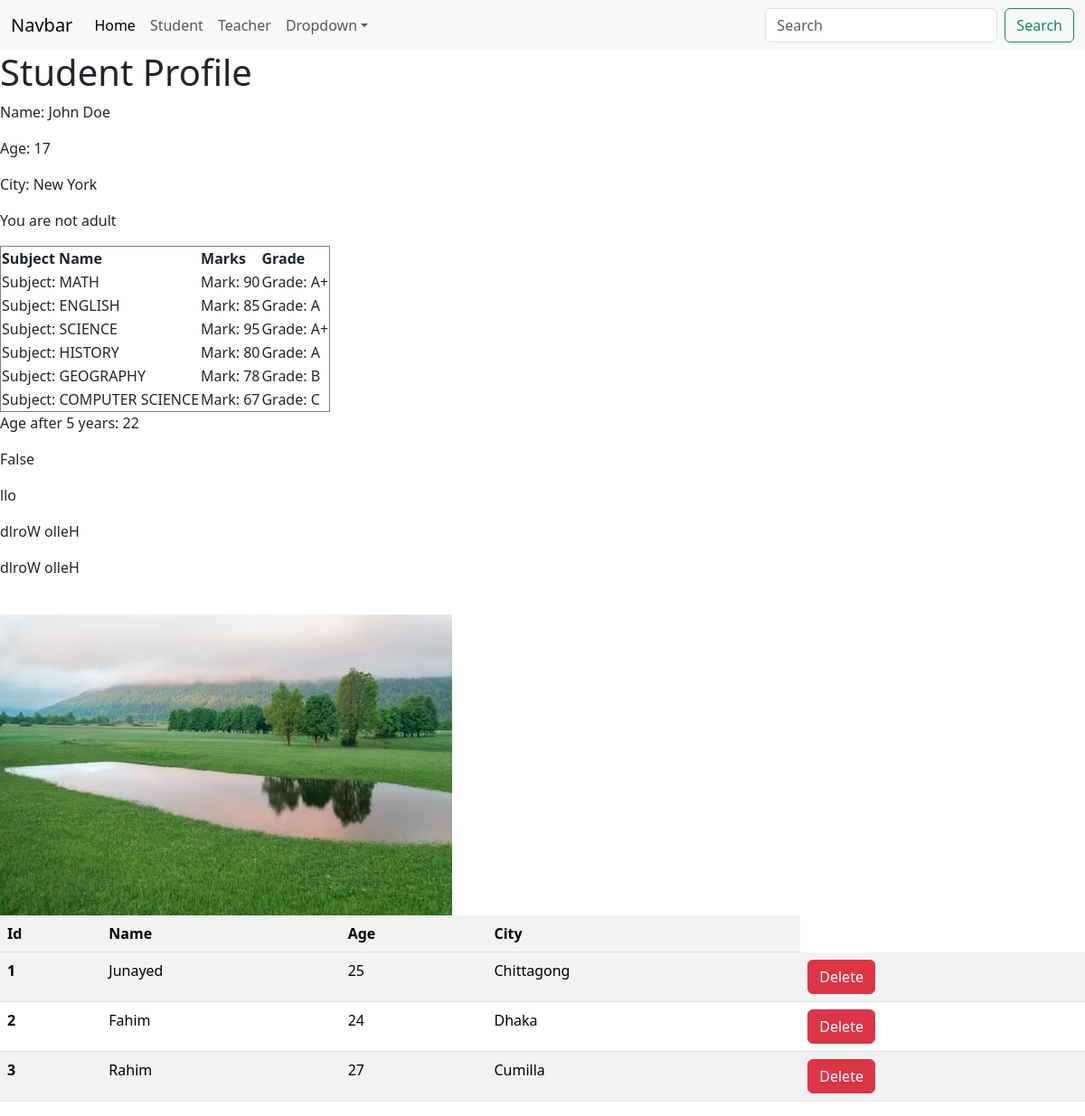
The app's page /student/profile/ with its own data.
### student/models.py (models this page shows, shortened)
class Student(models.Model):
    name = models.CharField(max_length=50,verbose_name="Student Name")
    roll = models.IntegerField(unique=True,verbose_name="ID number")
    age = models.IntegerField(null=True,verbose_name="Age")
    city = models.CharField(max_length=50,verbose_name="City Name")

### student/views.py (the view)
# urls.py: path('profile/', views.profile,name='student_profile'),
def profile(request):
    user_data = {
        'name': 'John Doe',
        'age': 17,
        'city': 'New York',
        'country': 'USA',
    }
    marks=[
        {
            'subject':'Math',
            'marks':90
        },
        {
            'subject':'English',
            'marks':85
        },
        {
            'subject':'Science',
            'marks':95
        },
        {
            'subject':'History',
            'marks':80
        } ,
        {
            'subject':'Geography',
            'marks':78
        },
        {
            'subject':'Computer Science',
            'marks':67
        }
    ]
    student_data = models.Student.objects.all()
    return render(request,"student/profile.html",{
        'user': user_data,
        'marks': marks,
        'student_data': student_data
    })

### student/templates/student/profile.html (shortened to what this page needs)
{% load static %}
<!DOCTYPE html>
<html lang="en">
  <head>
    <link href="https://cdn.jsdelivr.net/npm/bootstrap@5.3.3/dist/css/bootstrap.min.css" rel="stylesheet" />
  </head>
  <body>
    <nav class="navbar navbar-expand-lg navbar-light bg-light sticky-top">
      <div class="container-fluid">
        <a class="navbar-brand" href="#">Navbar</a>
        <div class="collapse navbar-collapse" id="navbarSupportedContent">
          <ul class="navbar-nav me-auto mb-2 mb-lg-0">
            <li class="nav-item">
              <a class="nav-link active" aria-current="page" href="{% url 'home' %}">Home</a>
            </li>
            <li class="nav-item">
              <a class="nav-link" href="{% url 'student_profile' %}">Student</a>
            </li>
            <li class="nav-item">
              <a class="nav-link" href="{% url 'teacher_profile' %}">Teacher</a>
            </li>
            <li class="nav-item dropdown">
              <a class="nav-link dropdown-toggle" href="#" id="navbarDropdown" role="button" data-bs-toggle="dropdown" aria-expanded="false">Dropdown</a>
            </li>
          </ul>
          <form class="d-flex">
            <input class="form-control me-2" type="search" placeholder="Search" aria-label="Search" />
            <button class="btn btn-outline-success" type="submit">Search</button>
          </form>
        </div>
      </div>
    </nav>
    <h1>Student Profile</h1>
    <p>Name: {{ user.name }}</p>
    <p>Age: {{ user.age }}</p>
    <p>City: {{ user.city }}</p>
    {% if age > 18 %}
      <p>You are Adult</p>
    {% else %}
      <p>You are not adult</p>
    {% endif %}
    <table border="1">
      <tr>
        <th>Subject Name</th>
        <th>Marks</th>
        <th>Grade</th>
      </tr>
      {% for mark in marks %}
        <tr>
          <td>Subject: {{ mark.subject|upper }}</td>
          <td>Mark: {{ mark.marks }}</td>
          <td>
            {% if mark.marks > 89 %}
              Grade: A+
            {% elif mark.marks > 79 %}
              Grade: A
            {% elif mark.marks > 69 %}
              Grade: B
            {% elif mark.marks > 59 %}
              Grade: C
            {% elif mark.marks > 49 %}
              Grade: D
            {% else %}
              Grade: F
            {% endif %}
          </td>
        </tr>
      {% endfor %}
    </table>
    <p>Age after 5 years: {{ user.age|add:'5' }}</p>
    <p>{{ user.age|divisibleby:'2' }}</p>
    <p>{{ 'Hello World'|slice:'2:5' }}</p>
    <p>{{ 'Hello World'|slice:'::-1' }}</p>
    <p>{{ 'Hello World'|slice:'::-1' }}</p>
    <br />
    <img src="{% static 'student/images/image.png' %}" alt="" />
    <table class="table table-striped">
      <tr>
        <th>Id</th>
        <th>Name</th>
        <th>Age</th>
        <th>City</th>
      </tr>
      <tbody>
        {% for student in student_data %}
          <tr>
            <th scope="row">{{ student.id }}</th>
            <td>{{ student.name }}</td>
            <td>{{ student.age }}</td>
            <td>{{ student.city }}</td>
            <td><a class="btn btn-danger" href="{% url 'delete_student' student.id %}">Delete</a></td>
          </tr>
        {% endfor %}
      </tbody>
    </table>
  </body>
</html>

### records on screen
Student: id "1", name "Junayed", age "25", city "Chittagong"
Student: id "2", name "Fahim", age "24", city "Dhaka"
Student: id "3", name "Rahim", age "27", city "Cumilla"

### other values on screen
{{ user.name }} "John Doe"
{{ user.age }} "17"
{{ user.city }} "New York"
{{ mark.subject|upper }} "MATH" "ENGLISH" "SCIENCE" "HISTORY" "GEOGRAPHY" "COMPUTER SCIENCE"
{{ mark.marks }} "90" "85" "95" "80" "78" "67"
{{ user.age|add:'5' }} "22"
{{ user.age|divisibleby:'2' }} "False"
{{ 'Hello World'|slice:'2:5' }} "llo"
{{ 'Hello World'|slice:'::-1' }} "dlroW olleH"
